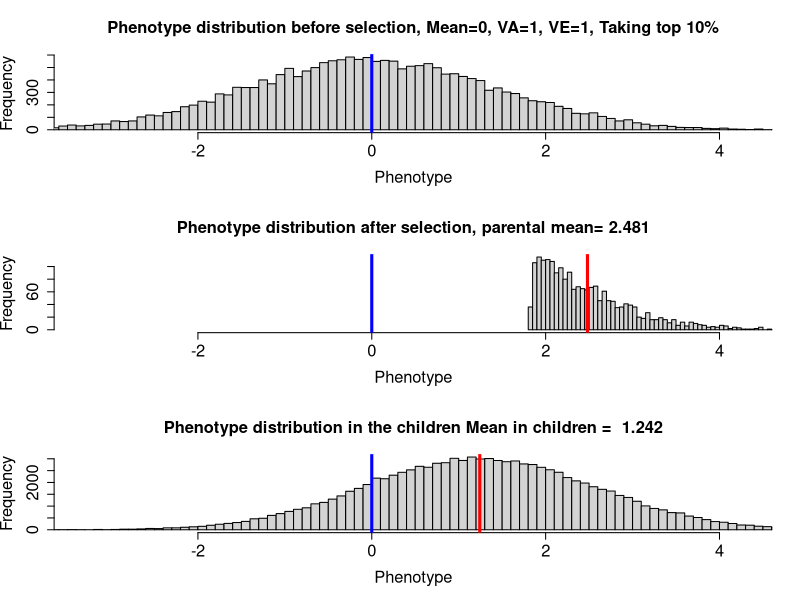
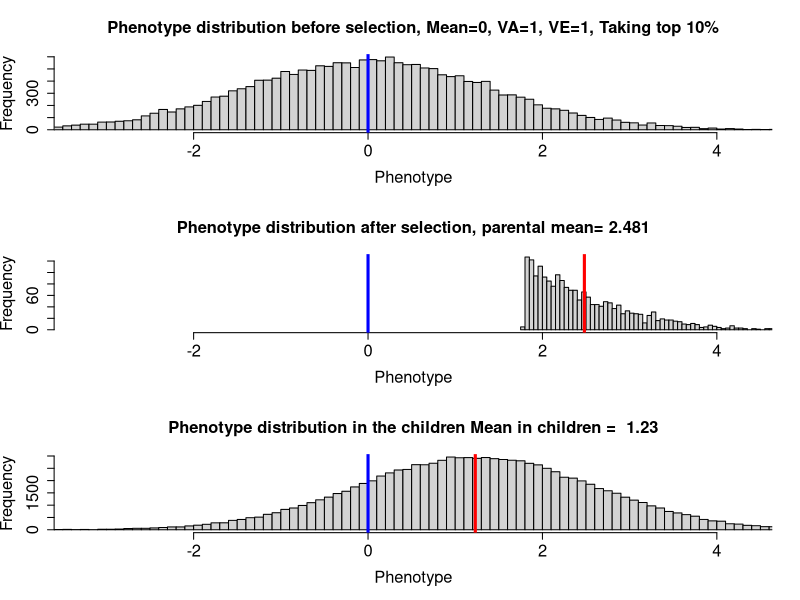
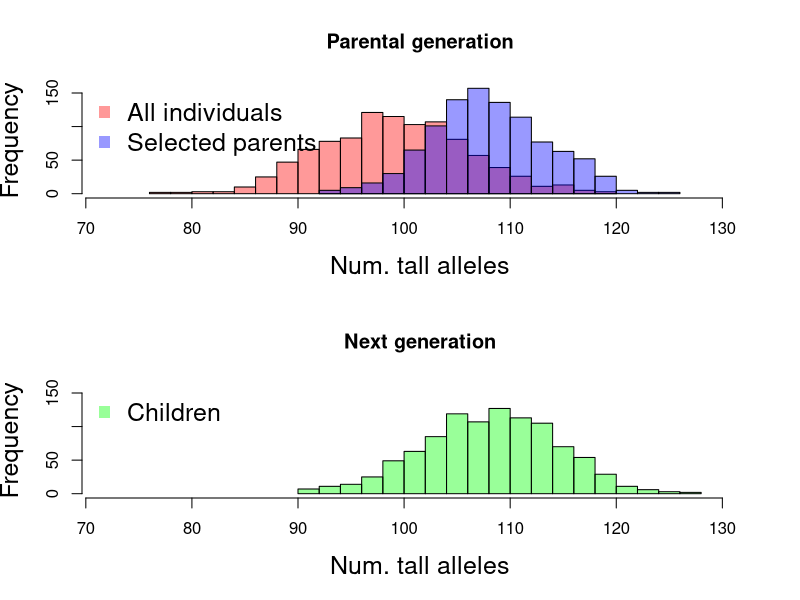

Recreate these plots in R, in order.


one.gen.sel<-function(L=1000,environ.var,sel,plot.geno=FALSE){
##Quantitative genetics sims
allele.freq<-0.5   ###each locus is assumed to have the same allele frequencies. This is just to simplify the coding, in reality these results work when each locus has its own frequency (and the coding wouldn't be too much harder). 
 

Num_inds=10000

##MAKE A MUM
## For each mother, at each locus we draw an allele (either 0 or 1) from the population allele frequency. 
##We do this twice for each mother two represent the two haplotypes in the mother 
mum.hap.1<-replicate(Num_inds, rbinom(L,1,allele.freq) )
mum.hap.2<-replicate(Num_inds, rbinom(L,1,allele.freq) )
##type mum.hap.1[,1] to see the 1st mothers 1st haplotype

##Each mothers genotype at each locus is either 0,1,2
mum.geno<-mum.hap.1+mum.hap.2

additive.genetic<-colSums(mum.geno)
mean.genetic<-mean(additive.genetic)
genetic.var<-sd(additive.genetic)

additive.genetic<-additive.genetic / sd(additive.genetic)
mum.pheno<- additive.genetic + rnorm(Num_inds,sd=sqrt(environ.var))
mum.pheno<-mum.pheno-mean(mum.pheno)



###FAMILIES


##MAKE A DAD (same code as make a mum, only said in a deeper voice)
dad.hap.1<-replicate(Num_inds, rbinom(L,1,allele.freq) )
dad.hap.2<-replicate(Num_inds, rbinom(L,1,allele.freq) )
dad.geno<-dad.hap.1+dad.hap.2


additive.genetic<-colSums(dad.geno)
additive.genetic<-additive.genetic / sd(additive.genetic)
dad.pheno<- additive.genetic + rnorm(Num_inds,sd=sqrt(environ.var))
dad.pheno<-dad.pheno-mean(dad.pheno)

### Make a child
child.geno<-dad.hap.1+mum.hap.1 ##1/2 from mum 1/2 from dad

additive.genetic<-colSums(child.geno)
additive.genetic<-additive.genetic / sd(additive.genetic)
child.pheno<- additive.genetic + rnorm(Num_inds,sd=sqrt(environ.var))
child.pheno<-child.pheno-mean(child.pheno)



 ##Selection of top sel% of individuals
 
top.sel.per.mums<- mum.pheno>quantile(mum.pheno,p=1-sel) 
top.sel.per.dads<- dad.pheno>quantile(dad.pheno,p=1-sel)
 
 
child.geno<-dad.hap.1[,top.sel.per.dads]+mum.hap.1[,top.sel.per.mums] ##1/2 from mum 1/2 from dad

additive.genetic<-(colSums(child.geno)-mean.genetic)
additive.genetic<-additive.genetic/genetic.var
child.pheno<- additive.genetic + rnorm(length(child.geno),sd=sqrt(environ.var))

layout(1:3)
my.lim<-quantile(c(mum.pheno,dad.pheno),p=c(0.01,0.99))
my.lim[2]<-quantile(child.pheno,p=c(0.99))

hist(c(mum.pheno,dad.pheno),breaks=100,xlim=my.lim,xlab="Phenotype",main=paste("Phenotype distribution before selection, Mean=0, VA=1, VE=",environ.var,", Taking top ",round(100*sel),"%",sep=""),cex.axis=1.5,cex.lab=1.5,cex.main=1.5); 
abline(v=0,col="blue",lwd=3)

hist(c(mum.pheno[top.sel.per.mums],dad.pheno[top.sel.per.dads]),breaks=100,xlim=my.lim,xlab="Phenotype",main=paste("Phenotype distribution after selection, parental mean=",format(mean(c(mum.pheno[top.sel.per.mums],dad.pheno[top.sel.per.dads])),dig=4)),cex.axis=1.5,cex.lab=1.5,cex.main=1.5); 
abline(v= mean(c(mum.pheno[top.sel.per.mums],dad.pheno[top.sel.per.dads])),col="red",lwd=3)
abline(v=0,col="blue",lwd=3)

hist(child.pheno,xlim=my.lim,breaks=100,xlab="Phenotype",main=paste("Phenotype distribution in the children Mean in children = ",format(mean(child.pheno),dig=4)),cex.axis=1.5,cex.lab=1.5,cex.main=1.5); 
abline(v=0,col="blue",lwd=3)
abline(v= mean(child.pheno),col="red",lwd=3)
##Mean phenotype after selection
cat("Selected parental mean",mean(c(mum.pheno[top.sel.per.mums],dad.pheno[top.sel.per.dads])),"\n")
##Mean child phenotype
cat("Mean in children = ",mean(child.pheno),"\n")

if(plot.geno){
#	quartz()
	layout(1:2)
	sel.dad.genosum<-colSums(dad.geno[,top.sel.per.dads])
	rand.dad.genosum<-colSums(dad.geno[,sample(top.sel.per.dads)])
	hist(rand.dad.genosum,breaks=20,  col = rgb ( 1 , 0 , 0 , 0.4 ),xlim=c(min(rand.dad.genosum)-5,max(sel.dad.genosum)+5),ylim=c(0,160),xlab="Num. tall alleles", main="Parental generation",cex.lab=1.5)
	hist(sel.dad.genosum,breaks=20,  col =rgb ( 0 , 0 , 1 , 0.4 ),add=TRUE)
	legend ( "topleft" , legend = c ( "All individuals" , "Selected parents" ) , pch = 15 , col = c ( rgb ( 1 , 0 , 0 , 0.4 )  , rgb ( 0 , 0 , 1 , 0.4 ) ) , bty = "n" , cex = 1.5 )
	###hist of kids
	hist(colSums(child.geno),breaks=20,  col =rgb ( 0 , 1 , 0 , 0.4 ),xlim=c(min(rand.dad.genosum)-5,max(sel.dad.genosum)+5),ylim=c(0,160),xlab="Num. tall alleles", main="Next generation",cex.lab=1.5)
	legend ( "topleft" , legend = c ( "Children" ) , pch = 15 , col = rgb ( 0 , 1 , 0 , 0.4 ), bty = "n" , cex = 1.5 )
}
}

one.gen.sel(L=100,environ.var=1,sel=0.1)
dev.copy2pdf(file="~/Dropbox/Courses/Popgen_teaching_Notes/figures/QT3.pdf")
pdf(file="~/Dropbox/Courses/Popgen_teaching_Notes/figures/QT3_w_genosums.pdf")
one.gen.sel(L=100,environ.var=1,sel=0.1,plot.geno=TRUE)
dev.off()

#for(sel in c(0.1,0.4))
#for(environ.var in c(.01,1,50)){
#png(file=paste("One_generation_selection_varg_1_vare_",format(environ.var,dig=1),"sel_",format(sel,dig=1),".png",sep=""))
#one.gen.sel(L=50,environ.var=environ.var,sel=sel) ##high herit.
#dev.off()
#}
